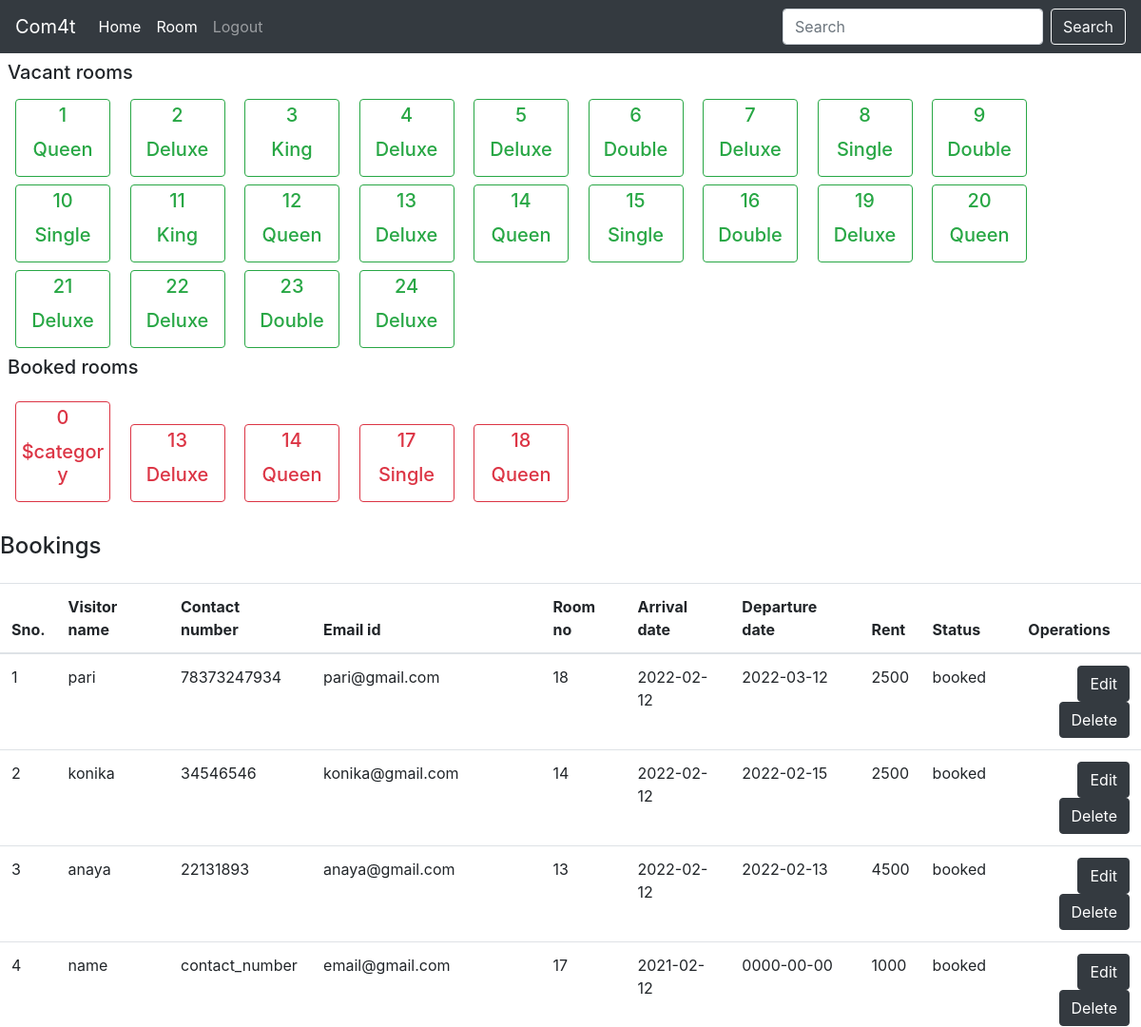
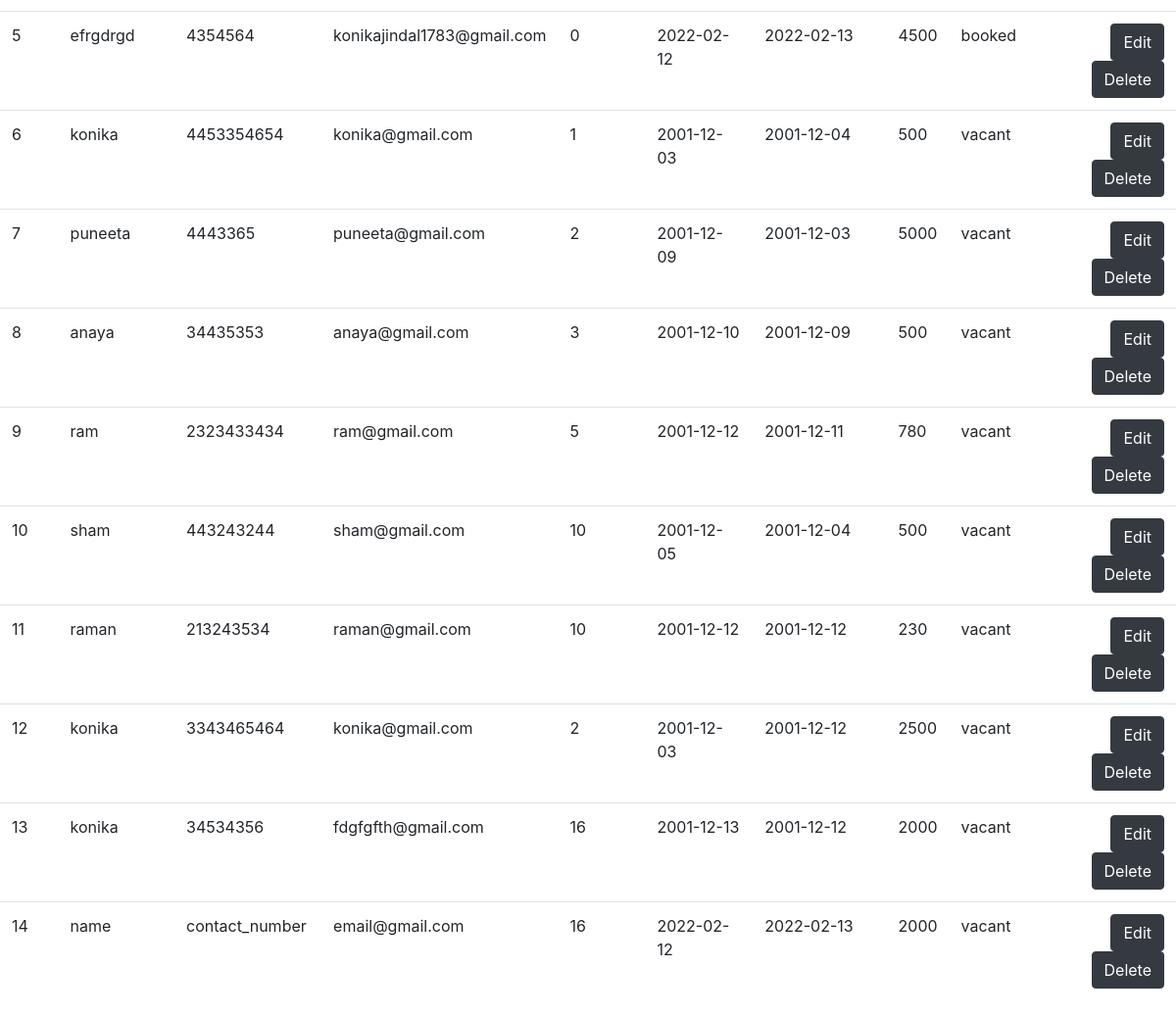
The page /welcome.php (signed in) on the database its author committed (2 pictures, top to bottom).
### tables this page shows
CREATE TABLE `room` (
  `sno` int(10) NOT NULL,
  `room_no` int(11) NOT NULL,
  `category` text NOT NULL,
  `no_of_beds` int(30) NOT NULL,
  `price` int(30) NOT NULL,
  `Status` varchar(30) NOT NULL
);

CREATE TABLE `hotel_data` (
  `Sno.` int(5) NOT NULL,
  `Visitor_name` varchar(20) NOT NULL,
  `Contact_number` text NOT NULL,
  `Email_id` varchar(50) NOT NULL,
  `Room_no` int(11) NOT NULL,
  `category` text NOT NULL,
  `no_of_beds` text NOT NULL,
  `Arrival_date` date NOT NULL,
  `Departure_date` date NOT NULL,
  `advance_payment` int(30) NOT NULL,
  `Rent` text NOT NULL,
  `Room_status` text NOT NULL
);

### welcome.php (the view, shortened to what this page needs)
<?php
$Sno= 0;
if (!isset($_SESSION['loggedin']) || $_SESSION['loggedin'] != true) {
  header("location: login.php");
  exit;
}
else{
  include 'partials/_dbconnect.php';
  $sql_room_vacant = "SELECT * FROM `room` ORDER BY room_no ASC";
$resu_room_vacant = mysqli_query($conn, $sql_room_vacant);
$Sql_room_booked = "SELECT * FROM `hotel_data` WHERE `Room_status`='booked' ORDER BY room_no ASC";
$resu_room_booked = mysqli_query($conn, $Sql_room_booked);
$Sql = "SELECT * FROM `hotel_data` ORDER BY Room_status";
$resu = mysqli_query($conn, $Sql);
}
?>
<!doctype html>
<html lang="en">
<head>
  <link rel="stylesheet" href="https://stackpath.bootstrapcdn.com/bootstrap/4.4.1/css/bootstrap.min.css">
</head>
<body>
  <?php require 'partials/_nav1.php' ?>
    <h5 class="ml-2 mt-2">Vacant rooms</h5>
  <?php
        while($row = mysqli_fetch_assoc($resu_room_vacant))
        {
          ?>
<div class="card border-success d-inline-block col-sm-1 p-1 mt-2 mr-0 ml-3">
<a href="edit.php?sno=0&rn=<?php echo $row['room_no'];?>&rent=<?php echo $row['price'];?>&beds=<?php echo $row['no_of_beds'];?>&category=<?php echo $row['category'];?>"><div class="card-body p-0 border-success">
      <h5 class="card-title text-success text-center"><?php echo $row['room_no']?></h5>
      <h5 class="card-title text-success text-center"><?php echo $row['category']?></h5>
    </div>
    </a>
  </div>
<?php } ?>
<h5 class="ml-2 mt-2 mb-0">Booked rooms</h5>
<?php
        while($row = mysqli_fetch_assoc($resu_room_booked))
        {
          ?>
 <div class="card border-danger d-inline-block col-sm-1 p-1 mt-4 mr-0 ml-3 mb-2">
    <div class="card-body p-0 border-success">
      <h5 class="card-title text-danger text-center"><?php echo $row['Room_no']?></h5>
      <h5 class="card-title text-danger text-center"><?php echo $row['category']?></h5>
    </div>
  </div>
<?php } ?>
<h4 class="my-4">Bookings</h4>
  <div class="table-responsive">
    <table class="table">
      <thead>
        <tr>
          <th scope="col">Sno.</th>
          <th scope="col">Visitor name</th>
          <th scope="col">Contact number</th>
          <th scope="col">Email id</th>
          <th scope="col">Room no</th>
          <th scope="col">Arrival date</th>
          <th scope="col">Departure date</th>
          <th scope="col">Rent</th>
          <th scope="col">Status</th>
          <th scope="col" class="text-center">Operations</th>
        </tr>
      </thead>
      <tbody>
        <?php
        while($row = mysqli_fetch_assoc($resu))
        {  $Sno= $Sno+1;
          ?>
        <tr>
          <td><?php echo "$Sno"; ?></td>
          <td><?php echo $row['Visitor_name']; ?></td>
          <td><?php echo $row['Contact_number']; ?></td>
          <td><?php echo $row['Email_id']; ?></td>
          <td><?php echo $row['Room_no']; ?></td>
          <td><?php echo $row['Arrival_date']; ?></td>
          <td><?php echo $row['Departure_date']; ?></td>
          <td><?php echo $row['Rent']; ?></td>
          <td><?php echo $row['Room_status']; ?>
  </div></td>
          <td>
            <a href="edit.php?sno=<?php echo $row['Sno.'];?>"><button class="btn btn-dark float-right ml-1">Edit</button></a>
            <a href="delete.php?sn=<?php echo $row['Sno.'];?>"><button class="btn btn-dark float-right">Delete</button></a></td>
        </tr>
        <?php } ?>
</body>
</html>

### rows shown on the page
room: room_no "1", category "Queen"
room: room_no "2", category "Deluxe"
room: room_no "3", category "King"
room: room_no "4", category "Deluxe"
room: room_no "5", category "Deluxe"
room: room_no "6", category "Double"
room: room_no "7", category "Deluxe"
room: room_no "8", category "Single"
room: room_no "9", category "Double"
room: room_no "10", category "Single"
room: room_no "11", category "King"
room: room_no "12", category "Queen"
room: room_no "13", category "Deluxe"
room: room_no "14", category "Queen"
room: room_no "15", category "Single"
room: room_no "16", category "Double"
room: room_no "19", category "Deluxe"
room: room_no "20", category "Queen"
room: room_no "21", category "Deluxe"
room: room_no "22", category "Deluxe"
room: room_no "23", category "Double"
room: room_no "24", category "Deluxe"
hotel_data: Room_no "0", category "$category", Visitor_name "efrgdrgd", Contact_number "4354564", Email "konikajindal1783@gmail.com", Arrival_date "2022-02-12", Departure_date "2022-02-13", Rent "4500", Room_status "booked"
hotel_data: Room_no "13", category "Deluxe", Visitor_name "anaya", Contact_number "22131893", Email "anaya@gmail.com", Arrival_date "2022-02-12", Departure_date "2022-02-13", Rent "4500", Room_status "booked"
hotel_data: Room_no "14", category "Queen", Visitor_name "konika", Contact_number "34546546", Email "konika@gmail.com", Arrival_date "2022-02-12", Departure_date "2022-02-15", Rent "2500", Room_status "booked"
hotel_data: Room_no "17", category "Single", Visitor_name "name", Contact_number "contact_number", Email "email@gmail.com", Arrival_date "2021-02-12", Departure_date "0000-00-00", Rent "1000", Room_status "booked"
hotel_data: Room_no "18", category "Queen", Visitor_name "pari", Contact_number "78373247934", Email "pari@gmail.com", Arrival_date "2022-02-12", Departure_date "2022-03-12", Rent "2500", Room_status "booked"
hotel_data: Visitor_name "konika", Contact_number "4453354654", Email "konika@gmail.com", Room_no "1", Arrival_date "2001-12-03", Departure_date "2001-12-04", Rent "500", Room_status "vacant"
hotel_data: Visitor_name "puneeta", Contact_number "4443365", Email "puneeta@gmail.com", Room_no "2", Arrival_date "2001-12-09", Departure_date "2001-12-03", Rent "5000", Room_status "vacant"
hotel_data: Visitor_name "anaya", Contact_number "34435353", Email "anaya@gmail.com", Room_no "3", Arrival_date "2001-12-10", Departure_date "2001-12-09", Rent "500", Room_status "vacant"
hotel_data: Visitor_name "ram", Contact_number "2323433434", Email "ram@gmail.com", Room_no "5", Arrival_date "2001-12-12", Departure_date "2001-12-11", Rent "780", Room_status "vacant"
hotel_data: Visitor_name "sham", Contact_number "443243244", Email "sham@gmail.com", Room_no "10", Arrival_date "2001-12-05", Departure_date "2001-12-04", Rent "500", Room_status "vacant"
hotel_data: Visitor_name "raman", Contact_number "213243534", Email "raman@gmail.com", Room_no "10", Arrival_date "2001-12-12", Departure_date "2001-12-12", Rent "230", Room_status "vacant"
hotel_data: Visitor_name "konika", Contact_number "3343465464", Email "konika@gmail.com", Room_no "2", Arrival_date "2001-12-03", Departure_date "2001-12-12", Rent "2500", Room_status "vacant"
hotel_data: Visitor_name "konika", Contact_number "34534356", Email "fdgfgfth@gmail.com", Room_no "16", Arrival_date "2001-12-13", Departure_date "2001-12-12", Rent "2000", Room_status "vacant"
hotel_data: Visitor_name "name", Contact_number "contact_number", Email "email@gmail.com", Room_no "16", Arrival_date "2022-02-12", Departure_date "2022-02-13", Rent "2000", Room_status "vacant"
